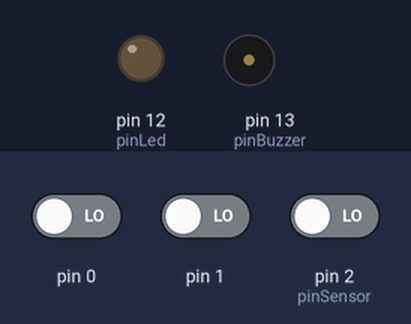
Bench run of a sketch on a simulated Arduino Uno, built with avr-gcc and run on an emulated ATmega328P. Shown: output pins drawn as LEDs (lit = HIGH), buzzer (waves = sounding). Dashed ring = blinking. Inputs (shaded band) come from the test bench; at power-on: pin 0 LOW, pin 1 LOW, pin 2 (pinSensor) LOW.

Above: at 1.2 s.
1.3 s: pin 0 driven HIGH
At 2.09 s:
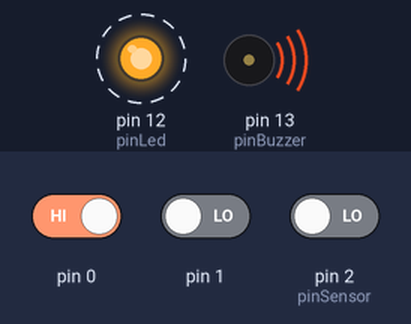
4.3 s: pin 1 driven HIGH
At 5.5 s:
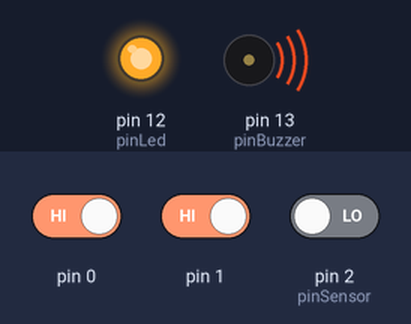
5.8 s: pin 1 driven LOW
At 7.26 s:
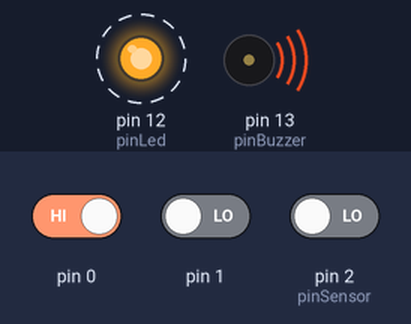
Timing chart, 0 to 14.8 s (numbered marks = the images above; inputs shaded):
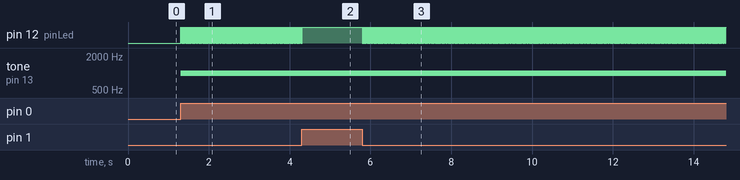

Measured:
- after the input at 1.3 s, pin 12 (pinLed): alternates HIGH for 0.01 s and LOW for 0.01 s, starting at once; tone on pin 13 (pinBuzzer): silent → 1000 Hz at once
- after the input at 4.3 s, pin 12 (pinLed): goes on until 4.3 s, then stays HIGH
- after the input at 5.8 s, pin 12 (pinLed): alternates HIGH for 0.01 s and LOW for 0.01 s, starting at once

The sketch:

code.ino
```cpp
int pinSensor =2;
int pinLed = 12;
int pinBuzzer =13;
int prinSensor =0;
void setup()
{
pinMode (pinSensor, INPUT);
pinMode (pinLed, OUTPUT);
pinMode (pinBuzzer, OUTPUT);
}
void loop()
{
pinSensor = digitalRead(pinSensor);
if (pinSensor == HIGH)
{
digitalWrite (pinLed, HIGH);
tone(pinBuzzer, 1000, 500);
}
else{
digitalWrite(pinLed, LOW);
}
delay(10);
}  
```
